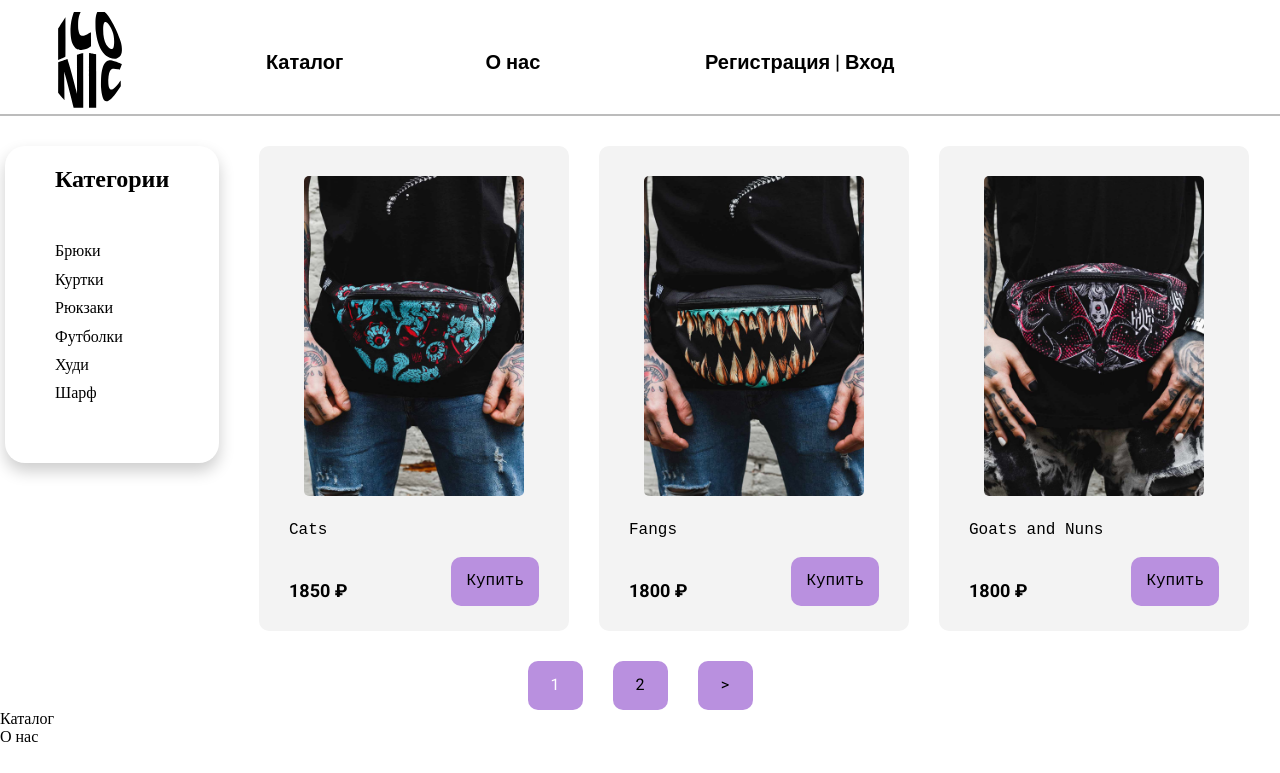
Screenshot of /catalog/bananki/ with the database file from the repository.
### products/models.py (models this page shows, shortened)
class ProductCategory(models.Model):
    name = models.CharField(max_length=128, unique=True, verbose_name="Название", db_index=True)
    description = models.CharField(blank=True, null=True, verbose_name="Описание", max_length=64)
    slug = models.SlugField(max_length=255, unique=True, db_index=True, verbose_name="URL")
    def get_absolute_url(self):
        return reverse('category', kwargs={'cat_slug': self.slug})
    def __str__(self) -> str:
        return self.name
    class Meta:
        verbose_name = "Категория"
        verbose_name_plural = "Категории"
        ordering = ['id', ]

class Product(models.Model):
    name = models.CharField(max_length=256, verbose_name="Товар")
    description = models.TextField(blank=True, verbose_name="Описание")
    short_description = models.CharField(max_length=64, verbose_name="Краткое описание")
    price = models.DecimalField(decimal_places=2, max_digits=8, verbose_name="Цена")
    image = models.ImageField(upload_to=user_directory_path, verbose_name="Изображение", blank=True)
    category = models.ForeignKey(to=ProductCategory, verbose_name=("Категория"), on_delete=models.CASCADE)
    quantity = models.PositiveIntegerField(verbose_name="Количество", default=1)
    is_available = models.BooleanField(verbose_name="В наличии", default=True)
    slug = models.SlugField(max_length=255, unique=True, db_index=True, verbose_name="URL")
    def get_absolute_url(self):
        return reverse('item', kwargs={'item_slug': self.slug})
    class Meta:
        verbose_name = "Товар"
        verbose_name_plural = "Товары"
        ordering = ['name', 'category']

### products/views.py (the view)
# urls.py: path('catalog/<slug:cat_slug>/', ShowCatalog.as_view(), name='category'),
class ShowCatalog(DataMixin,ListView):
    models = Product
    template_name = 'products/index.html'
    context_object_name = 'products'
    allow_empty = False #  404 при отсутсвии записей
    def get_context_data(self,*, object_list=None, **kwargs):
        context = super().get_context_data(**kwargs)
        c_def = self.get_user_context(title="Категория: " + str(context['products'][0].category), category_selected=context['products'][0].category_id)
        return dict(list(context.items()) + list(c_def.items()))
    def get_queryset(self):
        return Product.objects.filter(category__slug=self.kwargs['cat_slug'], is_available=True)

### products/templatetags/products_tags.py (called while the page is built)
@register.inclusion_tag('products/tags/list_categories.html')
def show_categories(sort=None, cat_selected=0):
    if not sort:
        cats = ProductCategory.objects.annotate(Count('product'))
    else:
        cats = ProductCategory.objects.annotate(Count('product')).order_by(sort)
    return {"cats": cats, "cat_selected": cat_selected}

### products/utils.py (called while the page is built)
    def get_user_context(self, **kwargs):
        context = kwargs
        user_menu = menu.copy()
        if not self.request.user.is_authenticated:
            user_menu.pop(1)
        context['menu'] = user_menu
        if 'cat_shearch' not in context:
            context['cat_shearch'] = 0
        if 'category_selected' not in context:
            context['category_selected'] = 0
        return context

### products/templates/products/index.html (shortened to what this page needs)
{% extends "products/base.html" %}
{% load products_tags %}
{% block content %}
<div class="page container-page">
    <section class="page__category">
        {% show_categories 'name' category_selected %}
    </section>
    <section class="page__catalog">
        <ul class="page__catalog-list">
            {% for p in products %}
            <li class="page__catalog-list-card">
                {% if p.image %}
                    <a href="{{ p.get_absolute_url }}" class="page__catalog-list-card-link">
                        <img alt="Товар" class="page__catalog-list-card-link-img" src="{{p.image.url}}"></img>
                    </a>
                {% endif %}
                <p class="page__catalog-list-card-text">{{p.name}}</p>
                <p class="page__catalog-list-card-price">{{p.price|floatformat}} ₽</p>
                <a href="{{ p.get_absolute_url }}" class="page__catalog-list-card-btn">Купить</a>
            </li>
            {% endfor %}
        </ul>
    </section>
</div>
{% endblock content%}

### products/templates/products/tags/list_categories.html
<ul class="page__category-list">
    {% if cat_selected == 0  %}
        <p class="page__category-list-title selected">Категории</p>
    {% else %}
        <p class="page__category-list-title"><a href="{% url 'home' %}">Категории</a></p>
    {% endif %}
    {% for cat in cats %}
        {% if cat.product__count > 0 %}
            {% if cat_selected == cat.pk  %}
                <li class="page__category-list-item selected">{{cat}}</li>
            {% else %}
                <li class="page__category-list-item">
                    <a href="{{ cat.get_absolute_url}}">{{cat}}</a>
                </li>
            {% endif %}
        {% endif %}
    {% endfor %}
</ul>

### products/static/products/css/styles.css (style rules this page uses)
ul { list-style-type: none; list-style: none; }
a { text-decoration: none; color:black; }
.container-page { width: 1270px; margin: 0 auto; }
.page { display: grid; grid-template: 1fr /1fr 4fr }
.page__category { display: flex; justify-content: start; flex-direction: row; }
.page__category-list { justify-self: start; box-shadow: 10px 50px 80px 10px rgba(0, 0, 0, 0.2); background-color:rgb(255, 255, 255); border-radius: 20px; padding: 20px 50px 50px 50px; height: fit-content; box-shadow: 0 8px 16px rgba(0, 0, 0, 0.2); }
.selected { color:rgb(255, 255, 255); }
.page__category-list-item { margin-bottom: 10px; }
.page__catalog-list { display: flex; gap: 30px; flex-wrap: wrap; }
.page__catalog-list-card { padding: 30px 30px 30px 30px; background-color: rgb(243, 243, 243); border-radius: 10px; display: grid; grid-template: 300px 45px 40px 40px/1fr 1fr; width: 250px; font-family: 'Courier New', Courier, monospace; }
.page__catalog-list-card-link { grid-row-start: span 2; }
.page__catalog-list-card-text { grid-column-start: span 2; margin-bottom: 10px; }
.page__catalog-list-card-price { align-self: end; font-family: "Roboto"; font-weight: 700; font-size: 18px; }
.page__catalog-list-card-btn { justify-self: end; align-self: center; background-color: rgb(185, 144, 223); width: fit-content; border-radius: 10px; padding: 15px 15px 15px 15px; }
.page__category-list-title { font-family: 'Roboto'; font-weight: 900; font-size: 24px; margin-bottom: 20px; }
.page__category-list { font-family: 'Roboto'; font-weight: 400; font-size: 16px; }
.page__catalog-list-card-link-img { width: 220px; height: 320px; border-radius: 5px; object-fit:cover; }
.page__catalog-list-card-link { grid-column-start: span 2; justify-self: center; }

### rows the page displays
ProductCategory: name "Брюки"
ProductCategory: name "Куртки"
ProductCategory: name "Рюкзаки"
ProductCategory: name "Футболки"
ProductCategory: name "Худи"
ProductCategory: name "Шарф"
Product: image (picture), name "Cats", price "1850"
Product: image (picture), name "Fangs", price "1800"
Product: image (picture), name "Goats and Nuns", price "1800"

### other values shown
{{ m.title }} "Каталог" "О нас"
{{ p }} "1"
{{ p }} "2"
